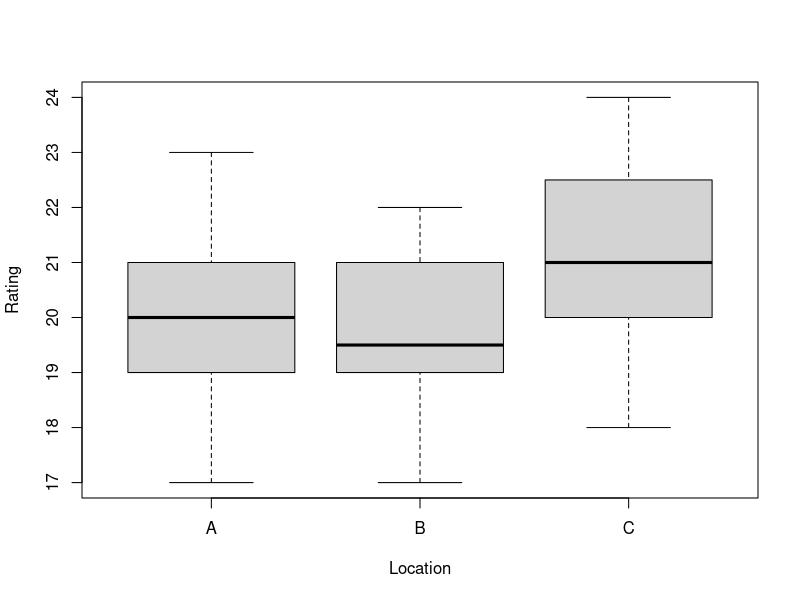

R code for this plot:
## ---- chunk 1
knitr::opts_chunk$set(echo = TRUE, comment="")
## ---- chunk 2
library(tidyverse)
## ---- chunk 3
SurveyData <- read_csv("SurveyData.csv")
## ---- chunk 4
attach(SurveyData)
## ---- chunk 5
SurveyData
## ---- chunk 6
boxplot(Rating ~ Location)
## ---- chunk 7
tapply(Rating, Location, sd)
## ---- chunk 8
analysis <- aov(Rating ~ Location)
summary(analysis)
## ---- chunk 9
tapply(Rating, Location, t.test)
